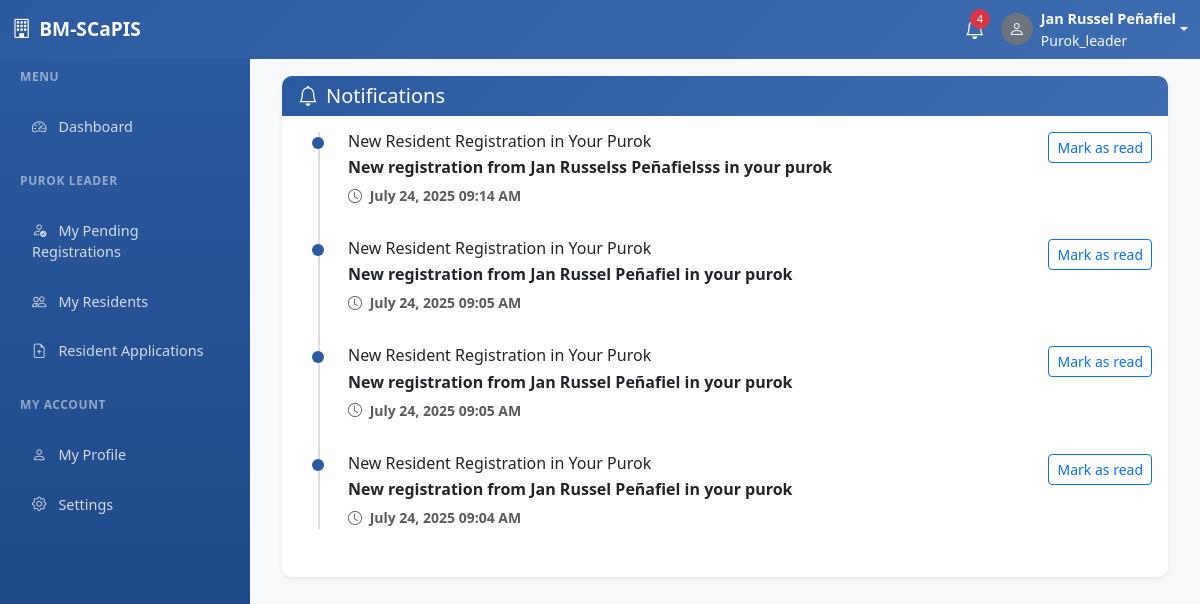
The app's page /notifications.php (signed in), older data.
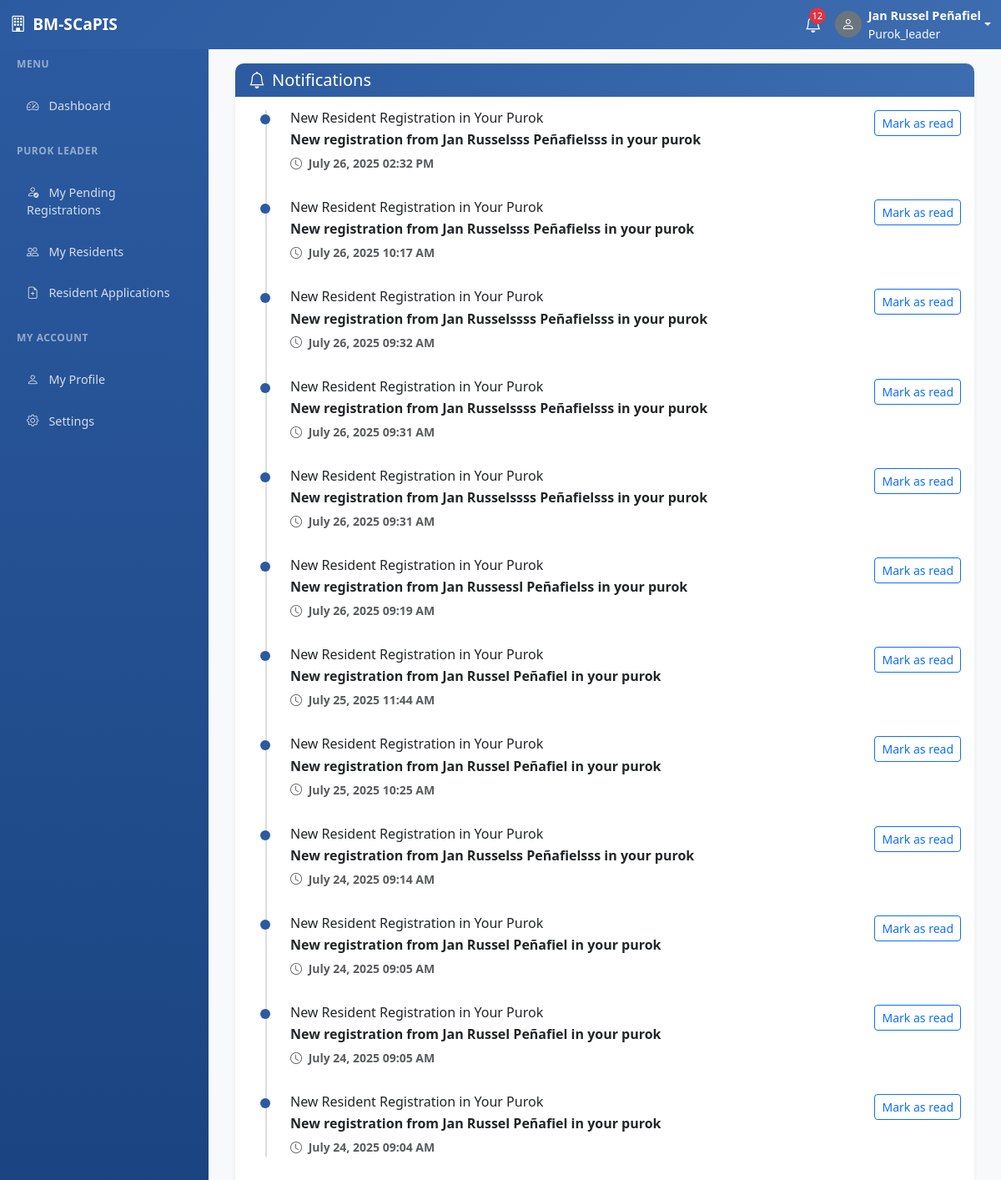
The same page, newer data.
### tables this page shows
CREATE TABLE `users` (
  `id` int(11) NOT NULL,
  `username` varchar(50) NOT NULL,
  `password` varchar(255) NOT NULL,
  `role` enum('resident','purok_leader','admin') NOT NULL,
  `status` enum('pending','approved','disapproved') DEFAULT 'pending',
  `first_name` varchar(100) NOT NULL,
  `middle_name` varchar(100) DEFAULT NULL,
  `last_name` varchar(100) NOT NULL,
  `suffix` varchar(20) DEFAULT NULL,
  `birthdate` date DEFAULT NULL,
  `age` int(11) DEFAULT NULL,
  `gender` enum('Male','Female','Other') NOT NULL,
  `civil_status` enum('Single','Married','Divorced','Widowed') NOT NULL,
  `contact_number` varchar(15) DEFAULT NULL,
  `email` varchar(100) DEFAULT NULL,
  `purok_id` int(11) DEFAULT NULL,
  `address` text DEFAULT NULL,
  `occupation` varchar(100) DEFAULT NULL,
  `monthly_income` decimal(10,2) DEFAULT NULL,
  `emergency_contact_name` varchar(100) DEFAULT NULL,
  `emergency_contact_number` varchar(15) DEFAULT NULL,
  `profile_picture` varchar(255) DEFAULT NULL,
  `valid_id_front` varchar(255) DEFAULT NULL,
  `valid_id_back` varchar(255) DEFAULT NULL,
  `purok_leader_approval` enum('pending','approved','disapproved') DEFAULT 'pending',
  `admin_approval` enum('pending','approved','disapproved') DEFAULT 'pending',
  `purok_leader_remarks` text DEFAULT NULL,
  `admin_remarks` text DEFAULT NULL,
  `approved_by_purok_leader` int(11) DEFAULT NULL,
  `approved_by_admin` int(11) DEFAULT NULL,
  `approved_at` timestamp NULL DEFAULT NULL,
  `sms_notifications` tinyint(1) DEFAULT 1,
  `email_notifications` tinyint(1) DEFAULT 1,
  `created_at` timestamp NOT NULL DEFAULT current_timestamp(),
  `updated_at` timestamp NOT NULL DEFAULT current_timestamp() ON UPDATE current_timestamp()
);

CREATE TABLE `system_notifications` (
  `id` int(11) NOT NULL,
  `type` varchar(50) NOT NULL,
  `title` varchar(200) NOT NULL,
  `message` text NOT NULL,
  `target_role` enum('admin','purok_leader','all') NOT NULL,
  `target_user_id` int(11) DEFAULT NULL,
  `is_read` tinyint(1) DEFAULT 0,
  `metadata` longtext DEFAULT NULL CHECK (json_valid(`metadata`)),
  `created_at` timestamp NOT NULL DEFAULT current_timestamp(),
  `read_at` timestamp NULL DEFAULT NULL
);

### notifications.php (the view, shortened to what the rows shown need)
<?php
require_once 'config.php';
require_once 'header.php';
require_once 'sidebar.php';
$user_id = $_SESSION['user_id'];
$role = $_SESSION['role'];
$sql = "SELECT sn.*, u.first_name, u.last_name, DATE_FORMAT(sn.created_at, '%M %d, %Y %h:%i %p') as formatted_date
        FROM system_notifications sn
        LEFT JOIN users u ON u.id = sn.target_user_id
        WHERE (sn.target_role = ? OR sn.target_role = 'all'";
if ($role == 'resident') {
    $sql .= " OR sn.target_user_id = ?)";
    $params = [$role, $user_id];
} else {
    $sql .= ")";
    $params = [$role];
}
$sql .= " ORDER BY sn.created_at DESC";
$stmt = $pdo->prepare($sql);
$stmt->execute($params);
$notifications = $stmt->fetchAll(PDO::FETCH_ASSOC);
?>
<div class="content-wrapper">
    <div class="container-fluid">
        <div class="row">
            <div class="col-12">
                <div class="card fade-in">
                <div class="card-body">
                    <?php if (empty($notifications)): ?>
                        <div class="text-center py-5">
                            <i class="bi bi-bell-slash text-muted" style="font-size: 3rem;"></i>
                            <p class="mt-3 text-muted">No notifications found</p>
                        </div>
                    <?php else: ?>
                        <div class="timeline">
                            <?php foreach ($notifications as $notification): ?>
                                <div class="timeline-item <?php echo $notification['is_read'] ? 'text-muted' : 'fw-bold'; ?>">
                                    <div class="d-flex justify-content-between align-items-start">
                                        <div>
                                            <h6 class="mb-1"><?php echo htmlspecialchars($notification['title']); ?></h6>
                                            <p class="mb-1"><?php echo htmlspecialchars($notification['message']); ?></p>
                                            <small class="text-muted">
                                                <i class="bi bi-clock me-1"></i>
                                                <?php echo $notification['formatted_date']; ?>
                                            </small>
                                        </div>
                                        <?php if (!$notification['is_read']): ?>
                                            <button class="btn btn-sm btn-outline-primary mark-read"
                                                    data-notification-id="<?php echo $notification['id']; ?>">
                                                Mark as read
                                            </button>
                                        <?php endif; ?>
                                    </div>
                                </div>
                            <?php endforeach; ?>
                        </div>
                    <?php endif; ?>
                </div>
            </div>
        </div>
    </div>
</div>

### sidebar.php (shortened to what the rows shown need)
<?php
if (!isLoggedIn()) {
    ?>
    <nav class="navbar navbar-expand-lg navbar-dark fixed-top" style="background: linear-gradient(135deg, var(--primary-color), #3d6db0);">
        <div class="container">
            <a class="navbar-brand" href="index.php">
                <i class="bi bi-building me-2"></i><?php echo SYSTEM_NAME; ?>
            </a>
            <button class="navbar-toggler" type="button" data-bs-toggle="collapse" data-bs-target="#navbarNav">
                <span class="navbar-toggler-icon"></span>
            </button>
            <div class="collapse navbar-collapse" id="navbarNav">
                <ul class="navbar-nav ms-auto">
                    <li class="nav-item">
                        <a class="nav-link" href="index.php">
                            <i class="bi bi-house me-2"></i>Home
                        </a>
                    </li>
                    <li class="nav-item">
                        <a class="nav-link" href="about.php">
                            <i class="bi bi-info-circle me-2"></i>About
                        </a>
                    </li>
                    <li class="nav-item">
                        <a class="nav-link" href="services.php">
                            <i class="bi bi-list-ul me-2"></i>Services
                        </a>
                    </li>
                    <li class="nav-item">
                        <a class="nav-link" href="contact.php">
                            <i class="bi bi-telephone me-2"></i>Contact
                        </a>
                    </li>
                    <li class="nav-item">
                        <a class="nav-link" href="login.php">
                            <i class="bi bi-box-arrow-in-right me-2"></i>Login
                        </a>
                    </li>
                    <li class="nav-item">
                        <a class="btn btn-outline-light ms-2" href="register.php">
                            <i class="bi bi-person-plus me-2"></i>Register
                        </a>
                    </li>
                </ul>
            </div>
        </div>
    </nav>
    <?php
} else {
    $currentUser = getCurrentUser();
    $unreadNotifications = getUnreadNotifications($_SESSION['user_id'], $_SESSION['role']);
    $notificationCount = count($unreadNotifications);
    ?>
    <nav class="navbar navbar-expand-lg navbar-dark fixed-top" style="background: linear-gradient(135deg, var(--primary-color), #3d6db0);">
        <div class="container-fluid">
            <a class="navbar-brand" href="dashboard.php">
                <i class="bi bi-building me-2"></i><?php echo SYSTEM_NAME; ?>
            </a>
            <div class="d-flex align-items-center ms-auto">
                <div class="dropdown me-3">
                    <a class="nav-link position-relative text-white" href="#" data-bs-toggle="dropdown">
                        <i class="bi bi-bell fs-5"></i>
                        <?php if ($notificationCount > 0): ?>
                            <span class="notification-badge"><?php echo min($notificationCount, 99); ?></span>
                        <?php endif; ?>
                    </a>
                </div>
                <div class="dropdown">
                    <a class="nav-link dropdown-toggle text-white d-flex align-items-center" href="#" data-bs-toggle="dropdown">
                        <div class="me-2">
                            <?php if ($currentUser['profile_picture']): ?>
                                <img src="uploads/profiles/<?php echo htmlspecialchars($currentUser['profile_picture']); ?>"
                                     alt="Profile" class="rounded-circle" width="32" height="32">
                            <?php else: ?>
                                <div class="bg-secondary rounded-circle d-flex align-items-center justify-content-center"
                                     style="width: 32px; height: 32px;">
                                    <i class="bi bi-person text-white"></i>
                                </div>
                            <?php endif; ?>
                        </div>
                        <div class="d-none d-md-block">
                            <div class="fw-bold" style="font-size: 0.9rem;">
                                <?php echo htmlspecialchars($currentUser['first_name'] . ' ' . $currentUser['last_name']); ?>
                            </div>
                            <div class="small text-light">
                                <?php echo ucfirst($currentUser['role']); ?>
                            </div>
                        </div>
                    </a>
                </div>
            </div>
        </div>
    </nav>
    <div class="sidebar" id="sidebar">
        <div class="sidebar-inner">
                <div class="nav-section">
                    <div class="nav-section-title">MENU</div>
                    <ul class="nav flex-column">
                        <li class="nav-item">
                            <a class="nav-link <?php echo basename($_SERVER['PHP_SELF']) === 'dashboard.php' ? 'active' : ''; ?>"
                               href="dashboard.php">
                                <i class="bi bi-speedometer2"></i>Dashboard
                            </a>
                        </li>
                    </ul>
                </div>
                <?php if ($_SESSION['role'] === 'resident'): ?>
                <div class="nav-section">
                    <div class="nav-section-title">DOCUMENTS</div>
                    <ul class="nav flex-column">
                        <li class="nav-item">
                            <a class="nav-link <?php echo basename($_SERVER['PHP_SELF']) === 'apply.php' ? 'active' : ''; ?>"
                               href="apply.php">
                                <i class="bi bi-file-earmark-plus"></i>Apply for Document
                            </a>
                        </li>
                        <li class="nav-item">
                            <a class="nav-link <?php echo basename($_SERVER['PHP_SELF']) === 'my-applications.php' ? 'active' : ''; ?>"
                               href="my-applications.php">
                                <i class="bi bi-file-earmark-text"></i>My Applications
                                <?php
                                $stmt = $pdo->prepare("SELECT COUNT(*) FROM applications WHERE user_id = ? AND status = 'pending'");
                                $stmt->execute([$_SESSION['user_id']]);
                                $pendingCount = $stmt->fetchColumn();
                                if ($pendingCount > 0): ?>
                                    <span class="badge bg-warning text-dark ms-2"><?php echo $pendingCount; ?></span>
                                <?php endif; ?>
                            </a>
                        </li>
                        <li class="nav-item">
                            <a class="nav-link <?php echo basename($_SERVER['PHP_SELF']) === 'my-appointments.php' ? 'active' : ''; ?>"
                               href="my_appointments.php">
                                <i class="bi bi-calendar-check"></i>My Appointments
                            </a>
                        </li>
                        <li class="nav-item">
                            <a class="nav-link <?php echo basename($_SERVER['PHP_SELF']) === 'track-application.php' ? 'active' : ''; ?>"
                               href="track-application.php">
                                <i class="bi bi-search"></i>Track Application
                            </a>
                        </li>
                    </ul>
                </div>
                <div class="nav-section">
                    <div class="nav-section-title">MY ACCOUNT</div>
                    <ul class="nav flex-column">
                        <li class="nav-item">
                            <a class="nav-link <?php echo basename($_SERVER['PHP_SELF']) === 'profile.php' ? 'active' : ''; ?>"
                               href="profile.php">
                                <i class="bi bi-person"></i>My Profile
                            </a>
                        </li>
                        <li class="nav-item">
                            <a class="nav-link <?php echo basename($_SERVER['PHP_SELF']) === 'settings.php' ? 'active' : ''; ?>"
                               href="settings.php">
                                <i class="bi bi-gear"></i>Settings
                            </a>
                        </li>
                    </ul>
                </div>
                <?php elseif ($_SESSION['role'] === 'purok_leader'): ?>
                <div class="nav-section">
                    <div class="nav-section-title">PUROK LEADER</div>
                    <ul class="nav flex-column">
                        <li class="nav-item">
                            <a class="nav-link <?php echo basename($_SERVER['PHP_SELF']) === 'my_pending_registration.php' ? 'active' : ''; ?>"
                               href="my_pending_registration.php">
                                <i class="bi bi-person-check"></i>My Pending Registrations
                            </a>
                        </li>
                        <li class="nav-item">
                            <a class="nav-link <?php echo basename($_SERVER['PHP_SELF']) === 'my_residents.php' ? 'active' : ''; ?>"
                               href="my_residents.php">
                                <i class="bi bi-people"></i>My Residents
                            </a>
                        </li>
                        <li class="nav-item">
                            <a class="nav-link <?php echo basename($_SERVER['PHP_SELF']) === 'my_resident_application.php' ? 'active' : ''; ?>"
                               href="my_resident_application.php">
                                <i class="bi bi-file-earmark-plus"></i>Resident Applications
                            </a>
                        </li>
                    </ul>
                </div>
                <div class="nav-section">
                    <div class="nav-section-title">MY ACCOUNT</div>
                    <ul class="nav flex-column">
                        <li class="nav-item">
                            <a class="nav-link <?php echo basename($_SERVER['PHP_SELF']) === 'profile.php' ? 'active' : ''; ?>"
                               href="profile.php">
                                <i class="bi bi-person"></i>My Profile
                            </a>
                        </li>
                        <li class="nav-item">
                            <a class="nav-link <?php echo basename($_SERVER['PHP_SELF']) === 'settings.php' ? 'active' : ''; ?>"
                               href="settings.php">
                                <i class="bi bi-gear"></i>Settings
                            </a>
                        </li>
                    </ul>
                </div>
                <?php endif; ?>
            </div>
        </div>
    <?php
}
?>

Row changes from the older to the newer data that the page shows:
added system_notifications: title "New Resident Registration in Your Purok", message "New registration from Jan Russelsss Peñafielsss in your purok", formatted_date "July 26, 2025 02:32 PM"
added system_notifications: title "New Resident Registration in Your Purok", message "New registration from Jan Russelsss Peñafielss in your purok", formatted_date "July 26, 2025 10:17 AM"
added system_notifications: title "New Resident Registration in Your Purok", message "New registration from Jan Russelssss Peñafielsss in your purok", formatted_date "July 26, 2025 09:32 AM"
added system_notifications: title "New Resident Registration in Your Purok", message "New registration from Jan Russelssss Peñafielsss in your purok", formatted_date "July 26, 2025 09:31 AM"
added system_notifications: title "New Resident Registration in Your Purok", message "New registration from Jan Russelssss Peñafielsss in your purok", formatted_date "July 26, 2025 09:31 AM"
added system_notifications: title "New Resident Registration in Your Purok", message "New registration from Jan Russessl Peñafielss in your purok", formatted_date "July 26, 2025 09:19 AM"
added system_notifications: title "New Resident Registration in Your Purok", message "New registration from Jan Russel Peñafiel in your purok", formatted_date "July 25, 2025 11:44 AM"
added system_notifications: title "New Resident Registration in Your Purok", message "New registration from Jan Russel Peñafiel in your purok", formatted_date "July 25, 2025 10:25 AM"
Text that changed along with them:
min($notificationCount, 99): "4" → "12"
